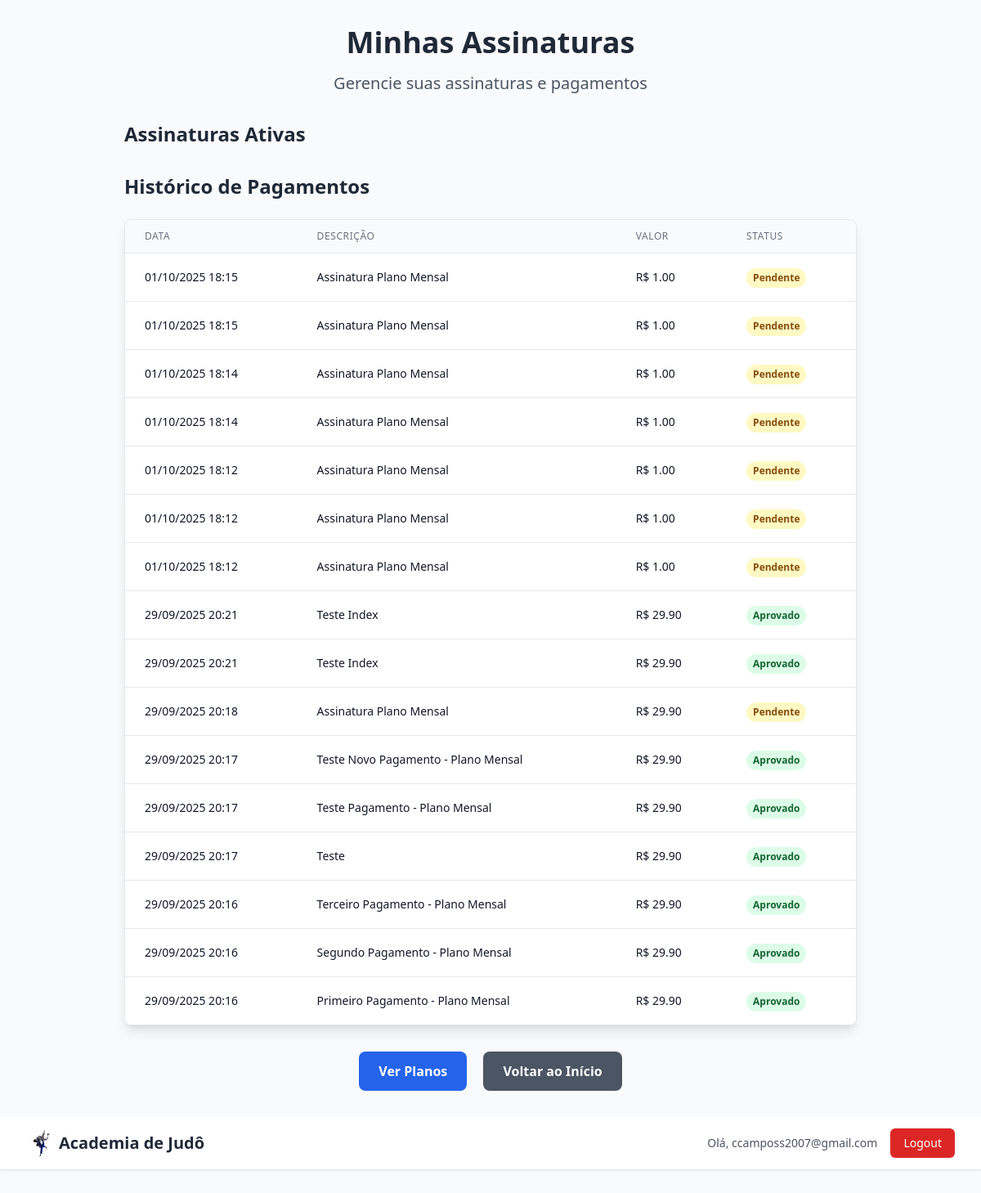
Before: /payments/assinaturas/ (signed in) with the older database file.
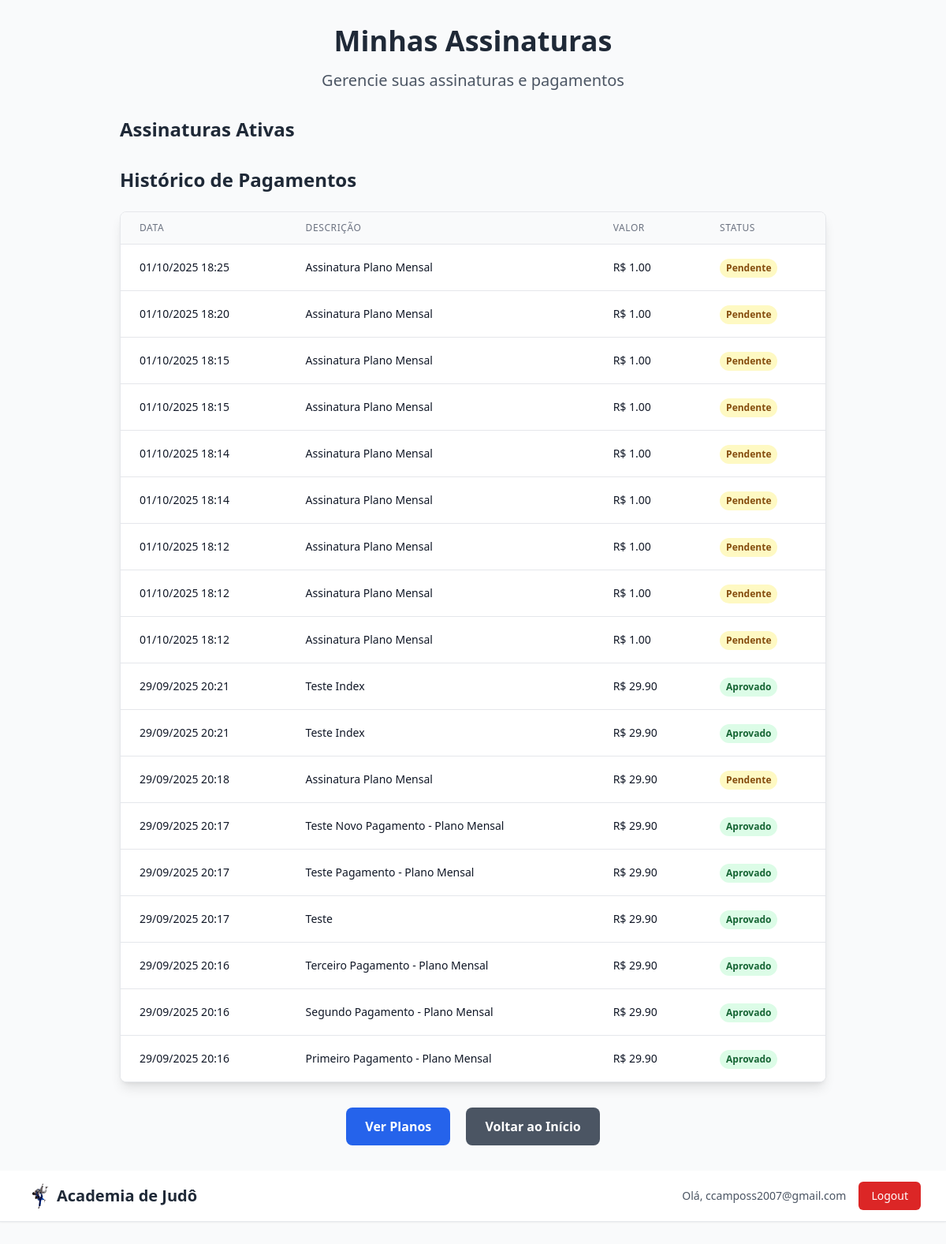
After: the same page with the newer database file.
### payments/models.py (models this page shows, shortened)
class Pagamento(models.Model):
    STATUS_CHOICES = [
        ('pending', 'Pendente'),
        ('approved', 'Aprovado'),
        ('rejected', 'Rejeitado'),
        ('cancelled', 'Cancelado'),
        ('refunded', 'Reembolsado'),
    ]
    TIPO_CHOICES = [
        ('assinatura', 'Assinatura'),
        ('compra_avulsa', 'Compra Avulsa'),
    ]
    usuario = models.ForeignKey(User, on_delete=models.CASCADE, related_name='pagamentos')
    assinatura = models.ForeignKey(Assinatura, on_delete=models.SET_NULL, null=True, blank=True)
    valor = models.DecimalField(max_digits=10, decimal_places=2, verbose_name="Valor")
    status = models.CharField(max_length=20, choices=STATUS_CHOICES, default='pending')
    tipo = models.CharField(max_length=20, choices=TIPO_CHOICES, default='assinatura')
    payment_id = models.CharField(max_length=200, unique=True, verbose_name="ID do Pagamento MP (Criptografado)")
    external_reference = models.UUIDField(default=uuid.uuid4, unique=True, verbose_name="Referência externa")
    payer_email_encrypted = models.TextField(null=True, blank=True, verbose_name="Email do pagador (Criptografado)")
    payer_name_encrypted = models.TextField(null=True, blank=True, verbose_name="Nome do pagador (Criptografado)")
    payer_phone_encrypted = models.TextField(null=True, blank=True, verbose_name="Telefone (Criptografado)")
    payer_document_encrypted = models.TextField(null=True, blank=True, verbose_name="CPF/Documento (Criptografado)")
    card_holder_name_encrypted = models.TextField(null=True, blank=True, verbose_name="Nome no cartão (Criptografado)")
    card_last_four_encrypted = models.TextField(null=True, blank=True, verbose_name="Últimos 4 dígitos (Criptografado)")
    descricao = models.TextField(verbose_name="Descrição do pagamento")
    metodo_pagamento = models.CharField(max_length=50, null=True, blank=True, verbose_name="Método de pagamento")
    ip_address = models.GenericIPAddressField(null=True, blank=True, verbose_name="IP do pagamento")
    user_agent = models.TextField(null=True, blank=True, verbose_name="User Agent")
    data_pagamento = models.DateTimeField(null=True, blank=True, verbose_name="Data do pagamento")
    data_criacao = models.DateTimeField(auto_now_add=True)
    data_atualizacao = models.DateTimeField(auto_now=True)
    class Meta:
        verbose_name = "Pagamento"
        verbose_name_plural = "Pagamentos"
        ordering = ['-data_criacao']

### payments/views.py (the view)
# urls.py: path('assinaturas/', views.minhas_assinaturas, name='assinaturas'),
@login_required
def minhas_assinaturas(request):
    from django.utils import timezone
    assinaturas = Assinatura.objects.filter(usuario=request.user).order_by('-data_criacao')
    pagamentos = Pagamento.objects.filter(usuario=request.user).order_by('-data_criacao')
    return render(request, 'payments/assinaturas.html', {
        'assinaturas': assinaturas,
        'pagamentos': pagamentos,
        'now': timezone.now()
    })

### payments/templates/payments/assinaturas.html (shortened to what the changed rows need)
{% load static %}
<!DOCTYPE html>
<html lang="pt-br">
<head>
    <script src="https://cdn.tailwindcss.com"></script>
</head>
<body class="bg-gray-50 font-sans">
<div class="container mx-auto px-4 py-8">
    <div class="max-w-4xl mx-auto">
        <div class="text-center mb-8">
            <h1 class="text-4xl font-bold text-gray-800 mb-4">Minhas Assinaturas</h1>
        </div>
        <div class="mb-8">
            <h2 class="text-2xl font-bold text-gray-800 mb-6">Assinaturas Ativas</h2>
        </div>
        <div class="mb-8">
            <h2 class="text-2xl font-bold text-gray-800 mb-6">Histórico de Pagamentos</h2>
            {% if pagamentos %}
                <div class="bg-white rounded-lg shadow-lg border border-gray-200 overflow-hidden">
                    <div class="overflow-x-auto">
                        <table class="min-w-full divide-y divide-gray-200">
                            <thead class="bg-gray-50">
                                <tr>
                                    <th class="px-6 py-3 text-left text-xs font-medium text-gray-500 uppercase tracking-wider">Data</th>
                                    <th class="px-6 py-3 text-left text-xs font-medium text-gray-500 uppercase tracking-wider">Descrição</th>
                                    <th class="px-6 py-3 text-left text-xs font-medium text-gray-500 uppercase tracking-wider">Valor</th>
                                    <th class="px-6 py-3 text-left text-xs font-medium text-gray-500 uppercase tracking-wider">Status</th>
                                </tr>
                            </thead>
                            <tbody class="bg-white divide-y divide-gray-200">
                                {% for pagamento in pagamentos %}
                                <tr>
                                    <td class="px-6 py-4 whitespace-nowrap text-sm text-gray-900">
                                        {{ pagamento.data_criacao|date:"d/m/Y H:i" }}
                                    </td>
                                    <td class="px-6 py-4 whitespace-nowrap text-sm text-gray-900">
                                        {{ pagamento.descricao }}
                                    </td>
                                    <td class="px-6 py-4 whitespace-nowrap text-sm text-gray-900">
                                        R$ {{ pagamento.valor|floatformat:2 }}
                                    </td>
                                    <td class="px-6 py-4 whitespace-nowrap">
                                        <span class="inline-flex px-2 py-1 text-xs font-semibold rounded-full
                                            {% if pagamento.status == 'approved' %}bg-green-100 text-green-800
                                            {% elif pagamento.status == 'pending' %}bg-yellow-100 text-yellow-800
                                            {% elif pagamento.status == 'rejected' %}bg-red-100 text-red-800
                                            {% elif pagamento.status == 'cancelled' %}bg-gray-100 text-gray-800
                                            {% else %}bg-gray-100 text-gray-800{% endif %}">
                                            {{ pagamento.get_status_display }}
                                        </span>
                                    </td>
                                </tr>
                                {% endfor %}
                            </tbody>
                        </table>
                    </div>
                </div>
            {% endif %}
        </div>
    </div>
</div>
</body>
</html>

Changed rows visible on the page:
added Pagamento: data_criacao "01/10/2025 18:25", descricao "Assinatura Plano Mensal", valor "1.00", status "Pendente"
added Pagamento: data_criacao "01/10/2025 18:20", descricao "Assinatura Plano Mensal", valor "1.00", status "Pendente"
